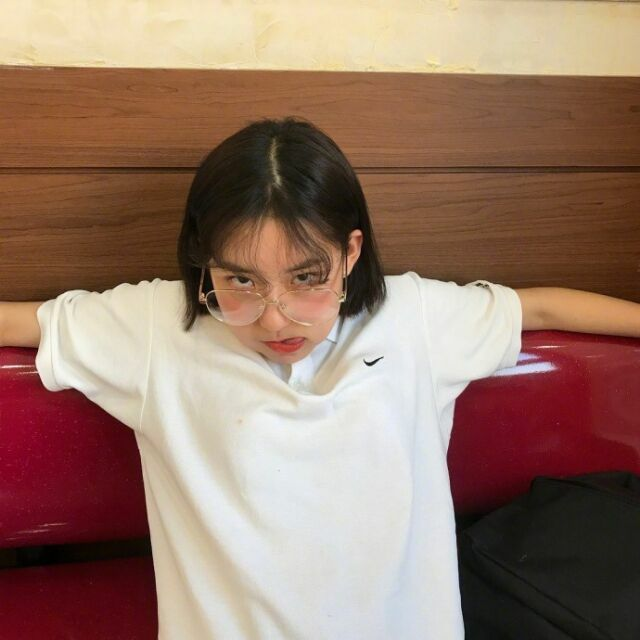
#> input picture opencv/exercise/filter/hpf_test.jpg, 640 x 640 px, given in place of the camera
$ python generate_face_data.py
#> lines starting #> are read from the running program, lines starting #| are printed output that depends on the picture
import cv2


def generate():
    face_cascade = cv2.CascadeClassifier('./cascades/haarcascade_frontalface_default.xml')
    eye_cascade = cv2.CascadeClassifier('./cascades/haarcascade_eye.xml')
    camera = cv2.VideoCapture(0)
    count = 0
    while (True):
        ret, frame = camera.read()
#> frame is the input picture: shape (640, 640, 3); mean B, G, R 104.6, 120.3, 150.2
        gray = cv2.cvtColor(frame, cv2.COLOR_BGR2GRAY)
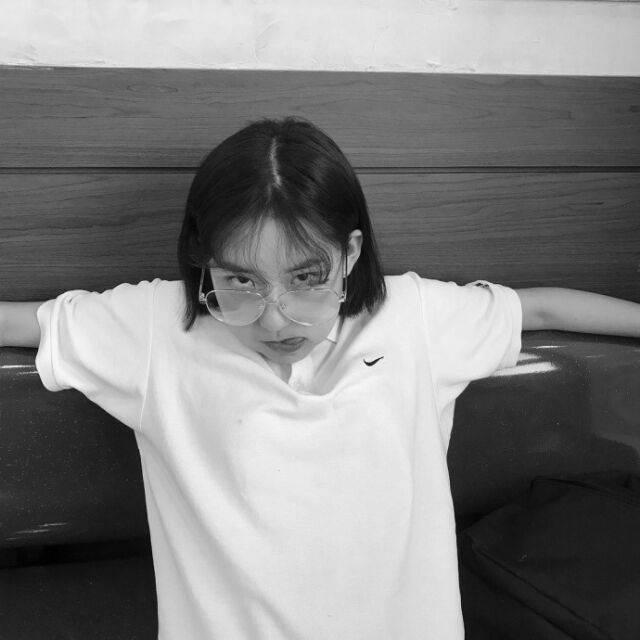
#> gray: shape (640, 640); min 0, max 250, mean 127.4
        faces = face_cascade.detectMultiScale(gray, 1.3, 5)
#> faces = [[198, 218, 157, 157]]
        for (x, y, w, h) in faces:
            img = cv2.rectangle(frame, (x, y), (x + w, y + h), (255, 0, 0), 2)
            f = cv2.resize(gray[y:y + h, x:x + w], (200, 200))
            cv2.imwrite('/home/minzhang/ml/code/opencv/face_recognition/data/at/jm/%s.pgm' % str(count), f)
            count += 1
#> this loop made 1 pass
#> (x, y, w, h, count) on pass 1: (198, 218, 157, 157, 1)
#> pass 1, in generate, `f = cv2.resize(gray[y:y + h, x:x + w], (200, 200))`:
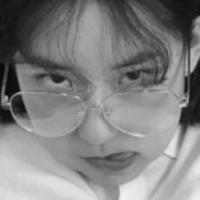
#> f: shape (200, 200); min 4, max 242, mean 128.7
#> after the loop, count = 1

        cv2.imshow('camera', frame)
        if cv2.waitKey(int(1000 / 12)) & 0xff == ord('q'):
#> (key q is pressed here)
            break

    camera.release()
    cv2.destroyAllWindows()


generate()
